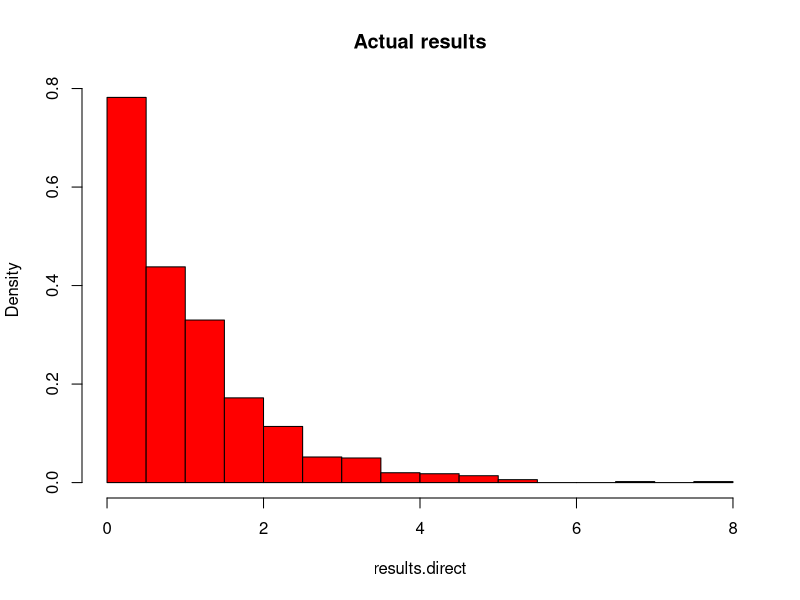
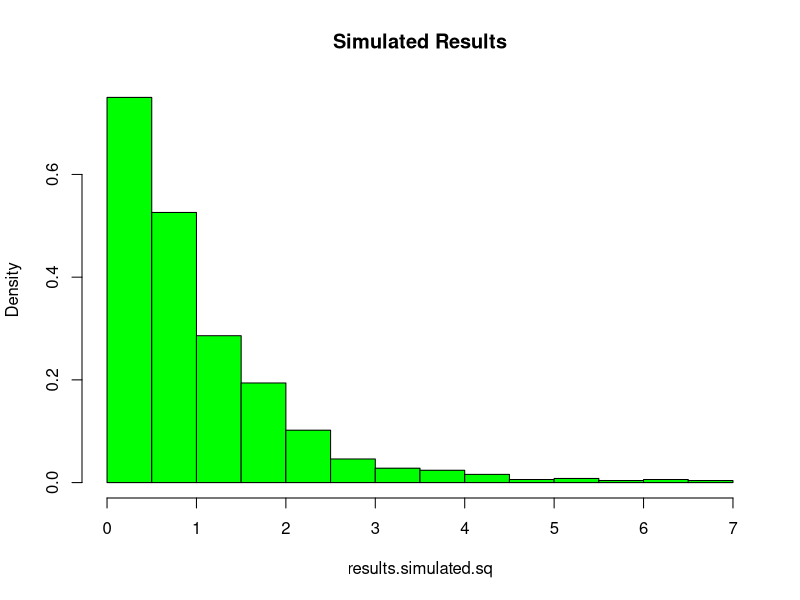

R code for these plots, in order:
# Problem 7 #
library(lambda.r)

# Verifying Problem 2 #
pDF(x, y) %when% {
  0 < x
  0 < y
  x + y < 1
} %as% {24*x*y}
pDF(x, y) %as% 0

integrate(function(y) {
  sapply(y, function(y) {
    integrate(Vectorize(function(x) Vectorize(pDF(x, y))), lower=0, upper = 0.5-y)$value
  })
}, lower=-0, upper=Inf)

# Verifying Problem 4 #

pDF(x, y) %when% {
  x >= 0
  y >= 0
} %as% {1 - exp(-x) - exp(-y) + exp(-x-y)}
pDF(x, y) %as% 0

integrate(function(y) {
  sapply(y, function(y) {
    integrate(Vectorize(function(x) Vectorize(pDF(x, y))), lower=0, upper = 3-y)$value
  })
}, lower=-3, upper=Inf)


# Problem 8 #

simulated.pDF <- function(y) log(1/((1-y)))

randomDraws <- runif(1E3, min = 0, max = 1)

results.simulated <- sapply(randomDraws, simulated.pDF)

results.simulated.sq = results.simulated

results.direct <- rexp(1E3)

hist(results.direct, freq=FALSE, col="red", main="Actual results")

hist(results.simulated.sq, freq = FALSE, col="green", main="Simulated Results")

mean(results.simulated.sq)
mean(results.direct)
